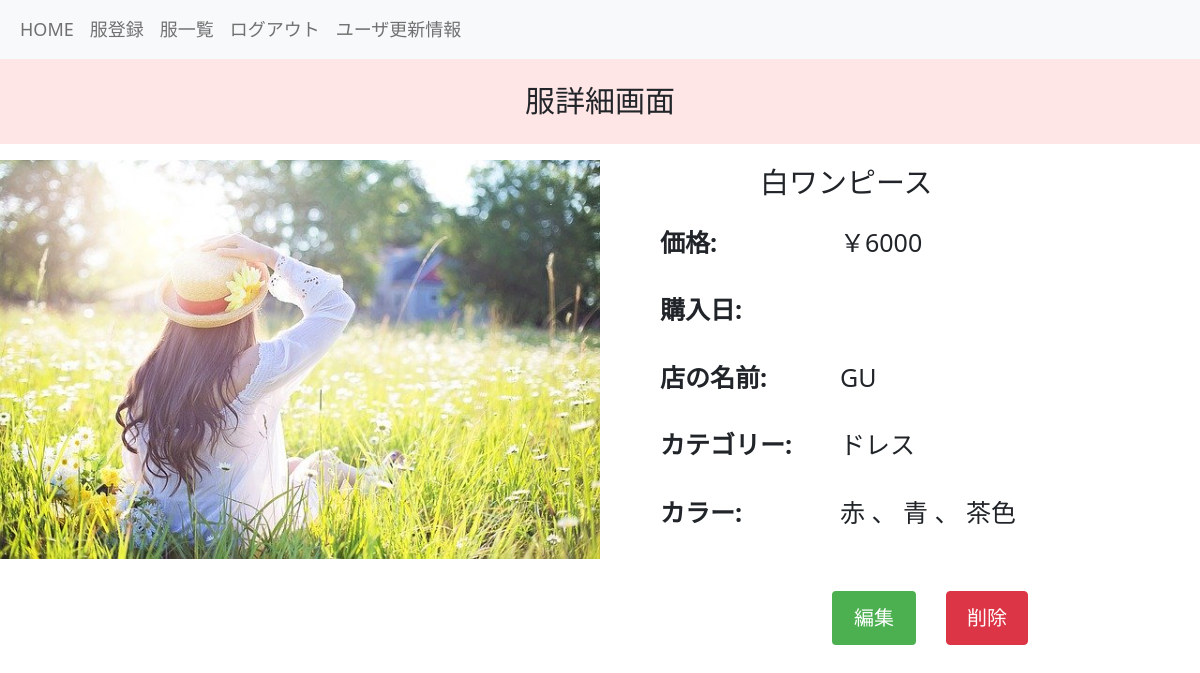
The app's page /boards/detail_clothe/38/ (signed in) with its own data.
### boards/models.py (models this page shows, shortened)
class Clothes(models.Model):
    title = models.CharField(max_length=255)
    picture = models.ImageField(upload_to='closet_project/media/', null=True, blank=True)
    price = models.IntegerField(default=0, null=True, blank=True)
    purchase_date = models.DateField(null=True,blank=True)
    user = models.ForeignKey(
        'accounts.Users', on_delete=models.CASCADE
    )
    category = models.ForeignKey(
        'Categories', on_delete=models.CASCADE
    )
    color = models.ManyToManyField(
        Colors, blank=True, through='Clothe_Colors', related_name='clothe'
    )
    store = models.CharField(max_length=255, default='')
    created_at = models.DateTimeField(auto_now_add=True)
    updated_at = models.DateTimeField(auto_now=True)
    objects = ClothesManager()
    class Meta:
        db_table = 'clothes'

class Categories(models.Model):
    BLOUSE = 'blouse'
    SHIRT = 'shirt'
    SWEAT = 'sweat'
    KNIT = 'knit'
    PANTS = 'pants'
    SKIRT = 'skirt'
    JACKET = 'jacket'
    CARDIGAN = 'cardigan'
    COAT = 'coat'
    DRESS = 'dress'
    SHOES = 'shoes'
    ACCESSORY = 'accessory'
    BAG = 'bag'
    category_name = models.CharField(max_length=255)
    created_at = models.DateTimeField(auto_now_add=True)
    updated_at = models.DateTimeField(auto_now=True)
    class Meta:
        db_table = 'categories'
    def __str__(self):
        return self.category_name

class Colors(models.Model):
    PINK = 'pink'
    RED = 'red'
    ORANGE = 'orange'
    BROWN = 'brown'
    YELLOW = 'yellow'
    BLUE = 'blue'
    GREEN = 'green'
    BLACK = 'black'
    WHITE = 'white'
    color_name = models.CharField(max_length=10)
    created_at = models.DateTimeField(auto_now_add=True)
    updated_at = models.DateTimeField(auto_now=True)
    def __str__(self):
        return self.color_name
    class Meta:
        db_table = 'colors'

### boards/views.py (the view)
# urls.py: path('detail_clothe/<int:pk>/', views.detail_clothe, name='detail_clothe'),
@login_required
def detail_clothe(request, pk):
    clothe = get_object_or_404(Clothes, pk=pk)
    print(f"Color: {clothe.color.all()}")  # デバッグ用のログ出力
    return render(
        request, 'boards/detail_clothe.html', context={
            'clothe': clothe,
        }
    )

### templates/boards/detail_clothe.html (shortened to what this page needs)
{% extends "base.html" %}
{% load static %}
{% block content %}
<p class="custom-paragraph">服詳細画面</p>
<div class="detail-container">
  <div class="detail-left">
    {% if clothe.picture %}
        <p><img src="{{ clothe.picture.url }}" alt="{{ clothe.title }}" class="image-custom"></p>
    {% else %}
        <p class="no-image">画像なし</p>
    {% endif %}
  </div>
   <div class="detail-right">
    <p class="title">{{ clothe.title }}</p>
    <div class="detail-info">
      <div class="info-row">
        <p class="info-label">価格:</p>
        <p class="info-value"> {{ "￥"|default_if_none:"" }}{{ clothe.price|default_if_none:"" }}</p>
      </div>
      <div class="info-row">
        <p class="info-label">購入日:</p>
        <p class="info-value"> {{ clothe.purchase_date|date:"Y年m月d日"|default_if_none:"未登録" }}</p>
      </div>
      <div class="info-row">
        <p class="info-label">店の名前:</p>
        <p class="info-value"> {{ clothe.store|default_if_none:"   " }}</p>
      </div>
      <div class="info-row">
        <p class="info-label">カテゴリー:</p>
        <p class="info-value"> {{ clothe.category|default_if_none:"   " }}</p>
      </div>
      <div class="info-row">
        <p class="info-label">カラー:</p>
        <span class="info-value">
        {% for color_instance in clothe.color.all %}
            {{ color_instance.color_name }}
            {% if not forloop.last %}、{% endif %}
        {% endfor %}
    </span>
    </div>
  </div>
    <div class="button-container">
      <a href="{% url 'boards:edit_clothe' pk=clothe.pk %}">
        <button type="submit" class="btn btn-primary">編集</button>
      </a>
        <button type="button" class="btn btn-danger" onclick="confirmDelete()" style="margin-left: 30px;">削除</button>
    </div>
  </div>
</div>
{% endblock %}

### static/css/style.css (style rules this page uses)
.image-custom { width: 600px; height: 300%; }
.button-container { display: flex; justify-content: center; margin-top: 30px; }
.button-container button { padding: 10px 20px; font-size: 20px; }
.btn-primary { background-color: #4caf50; color: #ffffff; border: 2px solid #4caf50; border-radius: 4px; cursor: pointer; }
.detail-container p { font-size: 25px; margin-bottom: 20px; }
.detail-container p.title { font-size: 29px; margin-left: 100px; }
body { text-size-adjust: 100%; -webkit-text-size-adjust: 100%; }
.detail-container { display: flex; justify-content: space-between; }
.detail-left, .detail-right { width: 45%; }
.custom-paragraph { font-family: 'Arial', sans-serif; font-size: 30px; background-color: #ffe6e6; text-align: center; padding: 20px; line-height: 1.5; }
.detail-info { display: flex; flex-wrap: wrap; }
.info-row { display: flex; width: 100%; margin-bottom: 10px; }
.info-label { flex: 1; font-weight: bold; }
.info-value { flex: 2; font-size: 25px; }
.detail-left { text-align: center; }

### records on screen
Clothes: picture (picture), title "白ワンピース", price "6000", store "GU", category "ドレス"
Colors: color_name "赤"
Colors: color_name "青"
Colors: color_name "茶色"

### other values on screen
{{ "￥"|default_if_none:"" }} "￥"
